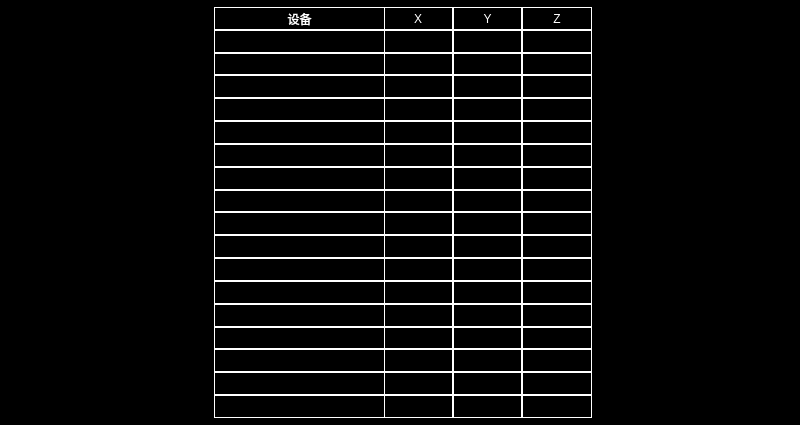
<?xml version="1.0" encoding="UTF-8"?>
<ui version="4.0">
 <class>DeviceData_Version</class>
 <widget class="QWidget" name="DeviceData_Version">
  <property name="geometry">
   <rect>
    <x>0</x>
    <y>0</y>
    <width>800</width>
    <height>425</height>
   </rect>
  </property>
  <property name="windowTitle">
   <string>Form</string>
  </property>
  <property name="styleSheet">
   <string notr="true">QWidget
{
	background-color: black;
}
QLabel
{
color:white;
border:1px solid white;
}</string>
  </property>
  <widget class="QWidget" name="layoutWidget">
   <property name="geometry">
    <rect>
     <x>383</x>
     <y>7</y>
     <width>209</width>
     <height>411</height>
    </rect>
   </property>
   <layout class="QGridLayout" name="gridLayout">
    <property name="spacing">
     <number>0</number>
    </property>
    <item row="4" column="2">
     <widget class="QLabel" name="LBL_StateZ_5">
      <property name="text">
       <string/>
      </property>
      <property name="alignment">
       <set>Qt::AlignCenter</set>
      </property>
     </widget>
    </item>
    <item row="3" column="1">
     <widget class="QLabel" name="LBL_StateY_4">
      <property name="text">
       <string/>
      </property>
      <property name="alignment">
       <set>Qt::AlignCenter</set>
      </property>
     </widget>
    </item>
    <item row="10" column="0">
     <widget class="QLabel" name="LBL_StateX_12">
      <property name="text">
       <string/>
      </property>
      <property name="alignment">
       <set>Qt::AlignCenter</set>
      </property>
     </widget>
    </item>
    <item row="1" column="2">
     <widget class="QLabel" name="LBL_StateZ_2">
      <property name="text">
       <string/>
      </property>
      <property name="alignment">
       <set>Qt::AlignCenter</set>
      </property>
     </widget>
    </item>
    <item row="4" column="0">
     <widget class="QLabel" name="LBL_StateX_5">
      <property name="text">
       <string/>
      </property>
      <property name="alignment">
       <set>Qt::AlignCenter</set>
      </property>
     </widget>
    </item>
    <item row="12" column="1">
     <widget class="QLabel" name="LBL_StateY_13">
      <property name="text">
       <string/>
      </property>
      <property name="alignment">
       <set>Qt::AlignCenter</set>
      </property>
     </widget>
    </item>
    <item row="1" column="1">
     <widget class="QLabel" name="LBL_StateY_2">
      <property name="text">
       <string/>
      </property>
      <property name="alignment">
       <set>Qt::AlignCenter</set>
      </property>
     </widget>
    </item>
    <item row="7" column="1">
     <widget class="QLabel" name="LBL_StateY_8">
      <property name="text">
       <string/>
      </property>
      <property name="alignment">
       <set>Qt::AlignCenter</set>
      </property>
     </widget>
    </item>
    <item row="0" column="1">
     <widget class="QLabel" name="LBL_StateY">
      <property name="text">
       <string>Y</string>
      </property>
      <property name="alignment">
       <set>Qt::AlignCenter</set>
      </property>
     </widget>
    </item>
    <item row="12" column="2">
     <widget class="QLabel" name="LBL_StateZ_13">
      <property name="text">
       <string/>
      </property>
      <property name="alignment">
       <set>Qt::AlignCenter</set>
      </property>
     </widget>
    </item>
    <item row="5" column="1">
     <widget class="QLabel" name="LBL_StateY_6">
      <property name="text">
       <string/>
      </property>
      <property name="alignment">
       <set>Qt::AlignCenter</set>
      </property>
     </widget>
    </item>
    <item row="8" column="1">
     <widget class="QLabel" name="LBL_StateY_9">
      <property name="text">
       <string/>
      </property>
      <property name="alignment">
       <set>Qt::AlignCenter</set>
      </property>
     </widget>
    </item>
    <item row="16" column="1">
     <widget class="QLabel" name="LBL_StateY_17">
      <property name="text">
       <string/>
      </property>
      <property name="alignment">
       <set>Qt::AlignCenter</set>
      </property>
     </widget>
    </item>
    <item row="16" column="2">
     <widget class="QLabel" name="LBL_StateZ_17">
      <property name="text">
       <string/>
      </property>
      <property name="alignment">
       <set>Qt::AlignCenter</set>
      </property>
     </widget>
    </item>
    <item row="11" column="0">
     <widget class="QLabel" name="LBL_StateX_13">
      <property name="text">
       <string/>
      </property>
      <property name="alignment">
       <set>Qt::AlignCenter</set>
      </property>
     </widget>
    </item>
    <item row="17" column="2">
     <widget class="QLabel" name="LBL_StateZ_18">
      <property name="text">
       <string/>
      </property>
      <property name="alignment">
       <set>Qt::AlignCenter</set>
      </property>
     </widget>
    </item>
    <item row="17" column="0">
     <widget class="QLabel" name="LBL_StateX_8">
      <property name="text">
       <string/>
      </property>
      <property name="alignment">
       <set>Qt::AlignCenter</set>
      </property>
     </widget>
    </item>
    <item row="14" column="1">
     <widget class="QLabel" name="LBL_StateY_15">
      <property name="text">
       <string/>
      </property>
      <property name="alignment">
       <set>Qt::AlignCenter</set>
      </property>
     </widget>
    </item>
    <item row="13" column="2">
     <widget class="QLabel" name="LBL_StateZ_14">
      <property name="text">
       <string/>
      </property>
      <property name="alignment">
       <set>Qt::AlignCenter</set>
      </property>
     </widget>
    </item>
    <item row="7" column="2">
     <widget class="QLabel" name="LBL_StateZ_8">
      <property name="text">
       <string/>
      </property>
      <property name="alignment">
       <set>Qt::AlignCenter</set>
      </property>
     </widget>
    </item>
    <item row="16" column="0">
     <widget class="QLabel" name="LBL_StateX_18">
      <property name="text">
       <string/>
      </property>
      <property name="alignment">
       <set>Qt::AlignCenter</set>
      </property>
     </widget>
    </item>
    <item row="15" column="1">
     <widget class="QLabel" name="LBL_StateY_16">
      <property name="text">
       <string/>
      </property>
      <property name="alignment">
       <set>Qt::AlignCenter</set>
      </property>
     </widget>
    </item>
    <item row="2" column="2">
     <widget class="QLabel" name="LBL_StateZ_3">
      <property name="text">
       <string/>
      </property>
      <property name="alignment">
       <set>Qt::AlignCenter</set>
      </property>
     </widget>
    </item>
    <item row="10" column="1">
     <widget class="QLabel" name="LBL_StateY_11">
      <property name="text">
       <string/>
      </property>
      <property name="alignment">
       <set>Qt::AlignCenter</set>
      </property>
     </widget>
    </item>
    <item row="5" column="0">
     <widget class="QLabel" name="LBL_StateX_6">
      <property name="text">
       <string/>
      </property>
      <property name="alignment">
       <set>Qt::AlignCenter</set>
      </property>
     </widget>
    </item>
    <item row="0" column="0">
     <widget class="QLabel" name="LBL_StateX">
      <property name="text">
       <string>X</string>
      </property>
      <property name="alignment">
       <set>Qt::AlignCenter</set>
      </property>
     </widget>
    </item>
    <item row="17" column="1">
     <widget class="QLabel" name="LBL_StateY_18">
      <property name="text">
       <string/>
      </property>
      <property name="alignment">
       <set>Qt::AlignCenter</set>
      </property>
     </widget>
    </item>
    <item row="11" column="1">
     <widget class="QLabel" name="LBL_StateY_12">
      <property name="text">
       <string/>
      </property>
      <property name="alignment">
       <set>Qt::AlignCenter</set>
      </property>
     </widget>
    </item>
    <item row="14" column="2">
     <widget class="QLabel" name="LBL_StateZ_15">
      <property name="text">
       <string/>
      </property>
      <property name="alignment">
       <set>Qt::AlignCenter</set>
      </property>
     </widget>
    </item>
    <item row="2" column="1">
     <widget class="QLabel" name="LBL_StateY_3">
      <property name="text">
       <string/>
      </property>
      <property name="alignment">
       <set>Qt::AlignCenter</set>
      </property>
     </widget>
    </item>
    <item row="6" column="1">
     <widget class="QLabel" name="LBL_StateY_7">
      <property name="text">
       <string/>
      </property>
      <property name="alignment">
       <set>Qt::AlignCenter</set>
      </property>
     </widget>
    </item>
    <item row="2" column="0">
     <widget class="QLabel" name="LBL_StateX_3">
      <property name="text">
       <string/>
      </property>
      <property name="alignment">
       <set>Qt::AlignCenter</set>
      </property>
     </widget>
    </item>
    <item row="6" column="0">
     <widget class="QLabel" name="LBL_StateX_7">
      <property name="text">
       <string/>
      </property>
      <property name="alignment">
       <set>Qt::AlignCenter</set>
      </property>
     </widget>
    </item>
    <item row="8" column="0">
     <widget class="QLabel" name="LBL_StateX_10">
      <property name="text">
       <string/>
      </property>
      <property name="alignment">
       <set>Qt::AlignCenter</set>
      </property>
     </widget>
    </item>
    <item row="11" column="2">
     <widget class="QLabel" name="LBL_StateZ_12">
      <property name="text">
       <string/>
      </property>
      <property name="alignment">
       <set>Qt::AlignCenter</set>
      </property>
     </widget>
    </item>
    <item row="0" column="2">
     <widget class="QLabel" name="LBL_StateZ">
      <property name="text">
       <string>Z</string>
      </property>
      <property name="alignment">
       <set>Qt::AlignCenter</set>
      </property>
     </widget>
    </item>
    <item row="13" column="0">
     <widget class="QLabel" name="LBL_StateX_15">
      <property name="text">
       <string/>
      </property>
      <property name="alignment">
       <set>Qt::AlignCenter</set>
      </property>
     </widget>
    </item>
    <item row="3" column="2">
     <widget class="QLabel" name="LBL_StateZ_4">
      <property name="text">
       <string/>
      </property>
      <property name="alignment">
       <set>Qt::AlignCenter</set>
      </property>
     </widget>
    </item>
    <item row="10" column="2">
     <widget class="QLabel" name="LBL_StateZ_11">
      <property name="text">
       <string/>
      </property>
      <property name="alignment">
       <set>Qt::AlignCenter</set>
      </property>
     </widget>
    </item>
    <item row="14" column="0">
     <widget class="QLabel" name="LBL_StateX_16">
      <property name="text">
       <string/>
      </property>
      <property name="alignment">
       <set>Qt::AlignCenter</set>
      </property>
     </widget>
    </item>
    <item row="13" column="1">
     <widget class="QLabel" name="LBL_StateY_14">
      <property name="text">
       <string/>
      </property>
      <property name="alignment">
       <set>Qt::AlignCenter</set>
      </property>
     </widget>
    </item>
    <item row="4" column="1">
     <widget class="QLabel" name="LBL_StateY_5">
      <property name="text">
       <string/>
      </property>
      <property name="alignment">
       <set>Qt::AlignCenter</set>
      </property>
     </widget>
    </item>
    <item row="9" column="2">
     <widget class="QLabel" name="LBL_StateZ_10">
      <property name="text">
       <string/>
      </property>
      <property name="alignment">
       <set>Qt::AlignCenter</set>
      </property>
     </widget>
    </item>
    <item row="5" column="2">
     <widget class="QLabel" name="LBL_StateZ_6">
      <property name="text">
       <string/>
      </property>
      <property name="alignment">
       <set>Qt::AlignCenter</set>
      </property>
     </widget>
    </item>
    <item row="9" column="0">
     <widget class="QLabel" name="LBL_StateX_11">
      <property name="text">
       <string/>
      </property>
      <property name="alignment">
       <set>Qt::AlignCenter</set>
      </property>
     </widget>
    </item>
    <item row="7" column="0">
     <widget class="QLabel" name="LBL_StateX_9">
      <property name="text">
       <string/>
      </property>
      <property name="alignment">
       <set>Qt::AlignCenter</set>
      </property>
     </widget>
    </item>
    <item row="6" column="2">
     <widget class="QLabel" name="LBL_StateZ_7">
      <property name="text">
       <string/>
      </property>
      <property name="alignment">
       <set>Qt::AlignCenter</set>
      </property>
     </widget>
    </item>
    <item row="12" column="0">
     <widget class="QLabel" name="LBL_StateX_14">
      <property name="text">
       <string/>
      </property>
      <property name="alignment">
       <set>Qt::AlignCenter</set>
      </property>
     </widget>
    </item>
    <item row="3" column="0">
     <widget class="QLabel" name="LBL_StateX_4">
      <property name="text">
       <string/>
      </property>
      <property name="alignment">
       <set>Qt::AlignCenter</set>
      </property>
     </widget>
    </item>
    <item row="9" column="1">
     <widget class="QLabel" name="LBL_StateY_10">
      <property name="text">
       <string/>
      </property>
      <property name="alignment">
       <set>Qt::AlignCenter</set>
      </property>
     </widget>
    </item>
    <item row="8" column="2">
     <widget class="QLabel" name="LBL_StateZ_9">
      <property name="text">
       <string/>
      </property>
      <property name="alignment">
       <set>Qt::AlignCenter</set>
      </property>
     </widget>
    </item>
    <item row="15" column="2">
     <widget class="QLabel" name="LBL_StateZ_16">
      <property name="text">
       <string/>
      </property>
      <property name="alignment">
       <set>Qt::AlignCenter</set>
      </property>
     </widget>
    </item>
    <item row="15" column="0">
     <widget class="QLabel" name="LBL_StateX_17">
      <property name="text">
       <string/>
      </property>
      <property name="alignment">
       <set>Qt::AlignCenter</set>
      </property>
     </widget>
    </item>
    <item row="1" column="0">
     <widget class="QLabel" name="LBL_StateX_2">
      <property name="text">
       <string/>
      </property>
      <property name="alignment">
       <set>Qt::AlignCenter</set>
      </property>
     </widget>
    </item>
   </layout>
  </widget>
  <widget class="QWidget" name="layoutWidget">
   <property name="geometry">
    <rect>
     <x>214</x>
     <y>7</y>
     <width>171</width>
     <height>411</height>
    </rect>
   </property>
   <layout class="QVBoxLayout" name="verticalLayout">
    <property name="spacing">
     <number>0</number>
    </property>
    <item>
     <widget class="QLabel" name="LBL_Name">
      <property name="text">
       <string>设备</string>
      </property>
      <property name="alignment">
       <set>Qt::AlignCenter</set>
      </property>
     </widget>
    </item>
    <item>
     <widget class="QLabel" name="LBL_Name_2">
      <property name="text">
       <string/>
      </property>
      <property name="alignment">
       <set>Qt::AlignCenter</set>
      </property>
     </widget>
    </item>
    <item>
     <widget class="QLabel" name="LBL_Name_3">
      <property name="text">
       <string/>
      </property>
      <property name="alignment">
       <set>Qt::AlignCenter</set>
      </property>
     </widget>
    </item>
    <item>
     <widget class="QLabel" name="LBL_Name_4">
      <property name="text">
       <string/>
      </property>
      <property name="alignment">
       <set>Qt::AlignCenter</set>
      </property>
     </widget>
    </item>
    <item>
     <widget class="QLabel" name="LBL_Name_5">
      <property name="text">
       <string/>
      </property>
      <property name="alignment">
       <set>Qt::AlignCenter</set>
      </property>
     </widget>
    </item>
    <item>
     <widget class="QLabel" name="LBL_Name_6">
      <property name="text">
       <string/>
      </property>
      <property name="alignment">
       <set>Qt::AlignCenter</set>
      </property>
     </widget>
    </item>
    <item>
     <widget class="QLabel" name="LBL_Name_7">
      <property name="text">
       <string/>
      </property>
      <property name="alignment">
       <set>Qt::AlignCenter</set>
      </property>
     </widget>
    </item>
    <item>
     <widget class="QLabel" name="LBL_Name_8">
      <property name="text">
       <string/>
      </property>
      <property name="alignment">
       <set>Qt::AlignCenter</set>
      </property>
     </widget>
    </item>
    <item>
     <widget class="QLabel" name="LBL_Name_9">
      <property name="text">
       <string/>
      </property>
      <property name="alignment">
       <set>Qt::AlignCenter</set>
      </property>
     </widget>
    </item>
    <item>
     <widget class="QLabel" name="LBL_Name_10">
      <property name="text">
       <string/>
      </property>
      <property name="alignment">
       <set>Qt::AlignCenter</set>
      </property>
     </widget>
    </item>
    <item>
     <widget class="QLabel" name="LBL_Name_11">
      <property name="text">
       <string/>
      </property>
      <property name="alignment">
       <set>Qt::AlignCenter</set>
      </property>
     </widget>
    </item>
    <item>
     <widget class="QLabel" name="LBL_Name_12">
      <property name="text">
       <string/>
      </property>
      <property name="alignment">
       <set>Qt::AlignCenter</set>
      </property>
     </widget>
    </item>
    <item>
     <widget class="QLabel" name="LBL_Name_13">
      <property name="text">
       <string/>
      </property>
      <property name="alignment">
       <set>Qt::AlignCenter</set>
      </property>
     </widget>
    </item>
    <item>
     <widget class="QLabel" name="LBL_Name_14">
      <property name="text">
       <string/>
      </property>
      <property name="alignment">
       <set>Qt::AlignCenter</set>
      </property>
     </widget>
    </item>
    <item>
     <widget class="QLabel" name="LBL_Name_15">
      <property name="text">
       <string/>
      </property>
      <property name="alignment">
       <set>Qt::AlignCenter</set>
      </property>
     </widget>
    </item>
    <item>
     <widget class="QLabel" name="LBL_Name_16">
      <property name="text">
       <string/>
      </property>
      <property name="alignment">
       <set>Qt::AlignCenter</set>
      </property>
     </widget>
    </item>
    <item>
     <widget class="QLabel" name="LBL_Name_17">
      <property name="text">
       <string/>
      </property>
      <property name="alignment">
       <set>Qt::AlignCenter</set>
      </property>
     </widget>
    </item>
    <item>
     <widget class="QLabel" name="LBL_Name_18">
      <property name="text">
       <string/>
      </property>
      <property name="alignment">
       <set>Qt::AlignCenter</set>
      </property>
     </widget>
    </item>
   </layout>
  </widget>
 </widget>
 <resources/>
 <connections/>
</ui>
